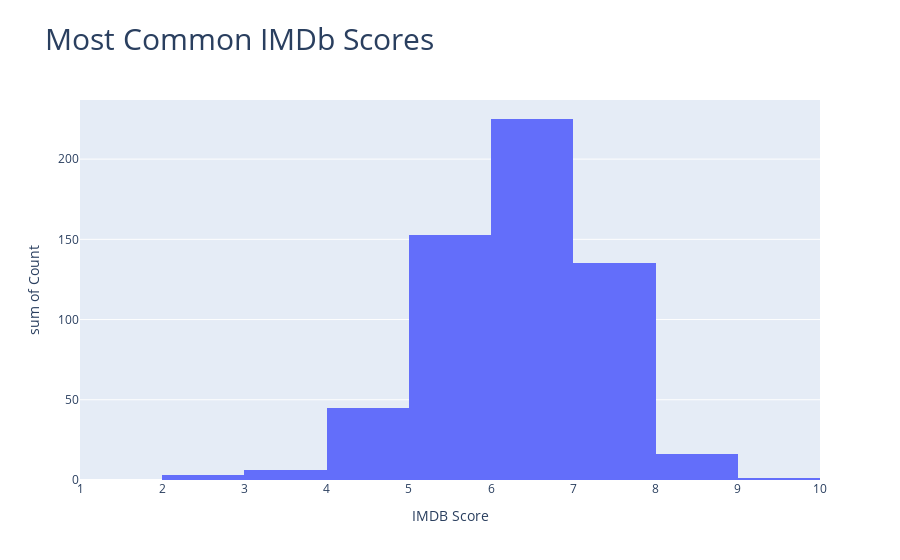

The notebook cell saved with this chart:
### Code cell
# convert IMDB score into a list
IMDBscore_list = grouped['IMDB Score'].tolist()
count_list = grouped['Count'].tolist()

#plot the histogram
fig = px.histogram(grouped, x="IMDB Score", y="Count", title= "Most Common IMDb Scores")
fig.update_layout(title_font_size = 30)
fig.update_xaxes(range=[1,10])
fig.show()

### Figure 1 — Plotly figure (JSON) as saved in the notebook; plotly's stock layout.template omitted (floating-point values rounded to 4 significant figures)
{"data": [{"alignmentgroup": "True", "bingroup": "x", "histfunc": "sum", "hovertemplate": "IMDB Score=%{x}<br>sum of Count=%{y}<extra></extra>", "legendgroup": "", "marker": {"color": "#636efa"}, "name": "", "offsetgroup": "", "orientation": "v", "showlegend": false, "type": "histogram", "x": [6.3, 5.8, 7.1, 6.4, 6.5, 6.7, 6.1, 6.8, 7.3, 7.2, 5.7, 5.5, 5.2, 6.9, 7, 6.2, 6.6, 5.9, 5.6, 6, 5.4, 7.4, 7.5, 7.6, 5.3, 7.7, 4.6, 4.8, 4.7, 5.1, 4.4, 8.2, 5, 4.1, 4.5, 4.3, 7.9, 4.9, 8.1, 7.8, 8.4, 2.6, 8.3, 4.2, 3.7, 3.5, 9, 3.4, 8, 8.5, 3.2, 3.9, 8.6, 2.5], "xaxis": "x", "y": [30, 30, 28, 28, 26, 25, 24, 24, 21, 20, 20, 19, 19, 19, 19, 18, 18, 16, 15, 13, 13, 12, 10, 10, 10, 8, 8, 7, 6, 6, 6, 5, 5, 4, 4, 4, 4, 4, 3, 3, 3, 2, 2, 2, 2, 1, 1, 1, 1, 1, 1, 1, 1, 1], "yaxis": "y"}], "layout": {"autosize": true, "barmode": "relative", "legend": {"tracegroupgap": 0}, "title": {"font": {"size": 30}, "text": "Most Common IMDb Scores"}, "xaxis": {"anchor": "y", "domain": [0, 1], "range": [1, 10], "title": {"text": "IMDB Score"}, "type": "linear"}, "yaxis": {"anchor": "x", "autorange": true, "domain": [0, 1], "range": [0, 236.8], "title": {"text": "sum of Count"}, "type": "linear"}}}
